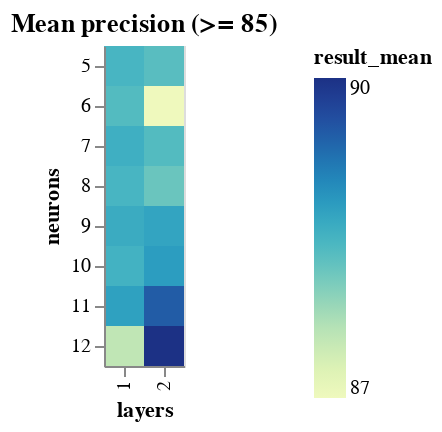

Notebook source saved alongside this figure:
### Code cell
range_neurons_result_df = neurons_result_df[
    neurons_result_df.result_mean >= DETAILED_VIEW_TRESHOLD
]

binified_neurons_heatmap(
    f"Mean precision (>= {DETAILED_VIEW_TRESHOLD})", range_neurons_result_df
)

### Figure 1 — Vega-Lite specification as saved in the notebook (floating-point values rounded to 4 significant figures)
{"config": {"view": {"continuousWidth": 400, "continuousHeight": 300}}, "hconcat": [{"mark": "rect", "encoding": {"color": {"type": "quantitative", "field": "result_mean"}, "tooltip": [{"type": "quantitative", "field": "result_mean"}, {"type": "quantitative", "field": "result_std"}, {"type": "quantitative", "field": "neurons"}, {"type": "quantitative", "field": "layers"}], "x": {"type": "ordinal", "field": "layers"}, "y": {"type": "ordinal", "field": "neurons"}}, "selection": {"selector002": {"type": "interval", "bind": "scales", "encodings": ["x", "y"]}}, "title": "Mean precision (>= 85)"}], "data": {"name": "data-da8627fe7b2de59c9a08a0f0071d7699"}, "$schema": "https://vega.github.io/schema/vega-lite/v4.8.1.json", "datasets": {"data-da8627fe7b2de59c9a08a0f0071d7699": [{"neurons": 5, "layers": 2, "epochs": 60, "learning_rate": 0.0216, "momentum": 0.0503, "result_mean": 88.68, "result_std": 1.126}, {"neurons": 11, "layers": 2, "epochs": 60, "learning_rate": 0.0216, "momentum": 0.0503, "result_mean": 89.85, "result_std": 1.274}, {"neurons": 10, "layers": 1, "epochs": 60, "learning_rate": 0.0216, "momentum": 0.0503, "result_mean": 88.88, "result_std": 1.234}, {"neurons": 8, "layers": 1, "epochs": 60, "learning_rate": 0.0216, "momentum": 0.0503, "result_mean": 88.83, "result_std": 1.231}, {"neurons": 9, "layers": 2, "epochs": 60, "learning_rate": 0.0216, "momentum": 0.0503, "result_mean": 89.07, "result_std": 1.287}, {"neurons": 6, "layers": 2, "epochs": 60, "learning_rate": 0.0216, "momentum": 0.0503, "result_mean": 87.32, "result_std": 1.255}, {"neurons": 11, "layers": 1, "epochs": 60, "learning_rate": 0.0216, "momentum": 0.0503, "result_mean": 89.12, "result_std": 1.476}, {"neurons": 8, "layers": 2, "epochs": 60, "learning_rate": 0.0216, "momentum": 0.0503, "result_mean": 88.54, "result_std": 1.461}, {"neurons": 9, "layers": 1, "epochs": 60, "learning_rate": 0.0216, "momentum": 0.0503, "result_mean": 88.98, "result_std": 1.518}, {"neurons": 12, "layers": 2, "epochs": 60, "learning_rate": 0.0216, "momentum": 0.0503, "result_mean": 90.38, "result_std": 1.659}, {"neurons": 7, "layers": 1, "epochs": 60, "learning_rate": 0.0216, "momentum": 0.0503, "result_mean": 88.93, "result_std": 1.586}, {"neurons": 7, "layers": 2, "epochs": 60, "learning_rate": 0.0216, "momentum": 0.0503, "result_mean": 88.73, "result_std": 1.594}, {"neurons": 6, "layers": 1, "epochs": 60, "learning_rate": 0.0216, "momentum": 0.0503, "result_mean": 88.73, "result_std": 1.7}, {"neurons": 5, "layers": 1, "epochs": 60, "learning_rate": 0.0216, "momentum": 0.0503, "result_mean": 88.83, "result_std": 1.73}, {"neurons": 10, "layers": 2, "epochs": 60, "learning_rate": 0.0216, "momentum": 0.0503, "result_mean": 89.17, "result_std": 1.841}, {"neurons": 12, "layers": 1, "epochs": 60, "learning_rate": 0.0216, "momentum": 0.0503, "result_mean": 87.91, "result_std": 1.843}]}}
